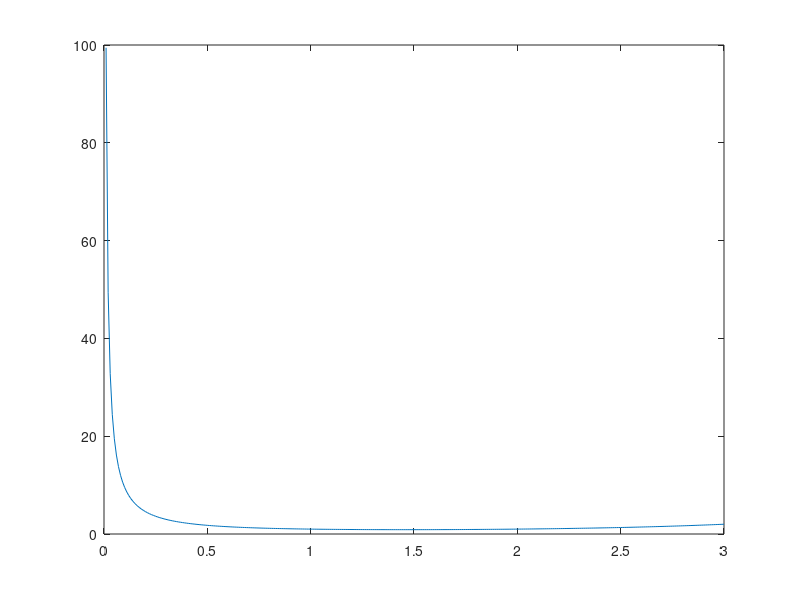

The MATLAB source for this figure:
%Yongzuan Wu wu68 cs450 HW5 6.3 (b)
format long;
f=@(x) gamma(x);
min=fminbnd(f,0,3);
disp('the minimun on interval [0,3] is ');
fprintf('%14.12f\n',min);
x=0:0.01:3;
y=f(x);
plot(x,y);
disp('the function is unimodel');
